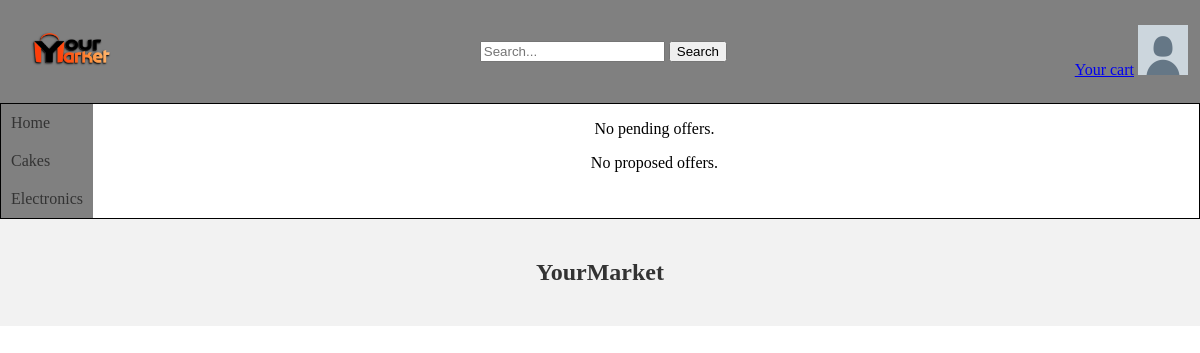
/negotiation.php (signed in), run on an earlier commit of the app's database.
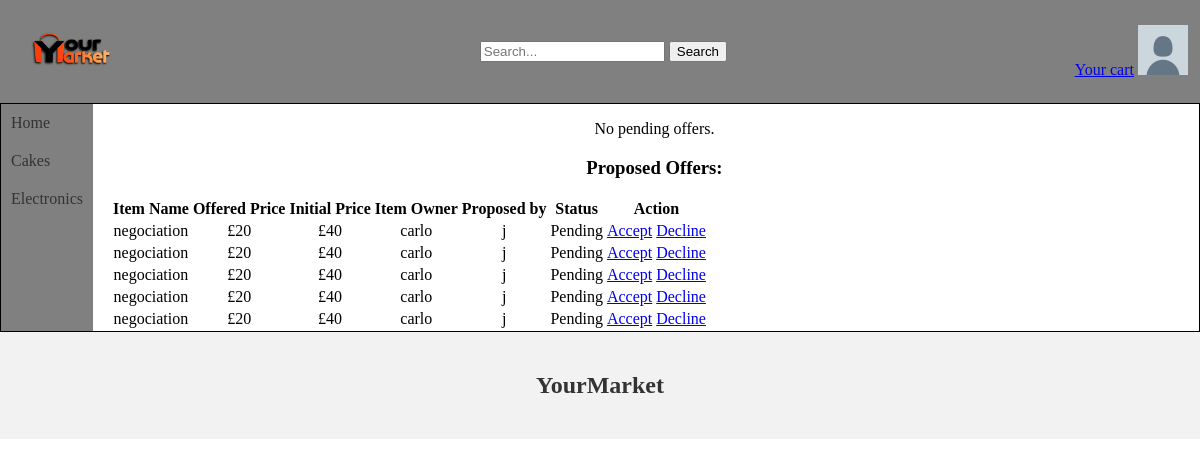
And on a later commit of the database.
### tables this page shows
CREATE TABLE IF NOT EXISTS `offers` (
  `offerId` int NOT NULL AUTO_INCREMENT,
  `itemId` int NOT NULL,
  `offerAmount` int NOT NULL,
  `offerTime` datetime NOT NULL,
  `validate` int NOT NULL DEFAULT '0',
  PRIMARY KEY (`offerId`)
);

CREATE TABLE IF NOT EXISTS `items` (
  `id` int NOT NULL AUTO_INCREMENT,
  `nameItem` varchar(200) NOT NULL,
  `descriptions` varchar(999) NOT NULL,
  `price` double NOT NULL,
  `categories` int NOT NULL,
  `sellType` int NOT NULL,
  `quantity` int NOT NULL DEFAULT '1',
  `available` tinyint(1) NOT NULL DEFAULT '1',
  `endDate` datetime DEFAULT NULL,
  PRIMARY KEY (`id`)
);

CREATE TABLE IF NOT EXISTS `sell` (
  `username` varchar(100) NOT NULL,
  `idItem` int NOT NULL,
  PRIMARY KEY (`username`,`idItem`),
  KEY `fk_sell_item` (`idItem`)
);

CREATE TABLE IF NOT EXISTS `make` (
  `username` varchar(100) NOT NULL,
  `offerId` int NOT NULL,
  `towardUsername` varchar(100) NOT NULL,
  PRIMARY KEY (`username`,`offerId`)
);

### negotiation.php (the view, shortened to what this page needs)
<!DOCTYPE html>
<html>
<head>
    <link rel="stylesheet" type="text/css" href="Constant/styles.css">
</head>
<body>
<head>
    <?php include('Constant/head.php'); ?>
</head>
<div class="page">
    <nav>
        <?php include('Constant/navbar.php'); ?>
    </nav>
    <div class="content">
        <?php
        global $conn;
        $username = $_SESSION["username"];
        $pendingOffersQuery = "SELECT o.offerId, o.itemId,i.nameItem, o.offerAmount, o.offerTime, i.price AS initialPrice ,r.username as itemOwner,o.validate
                              FROM offers AS o
                              INNER JOIN items AS i ON o.itemId = i.id
                              INNER JOIN make AS m ON o.offerId = m.offerId
                              inner join sell as r on r.idItem = i.id
                              WHERE m.username = '$username'";
        $pendingOffersResult = $conn->query($pendingOffersQuery);
        if ($pendingOffersResult->num_rows > 0) {
            echo "<h3>Offers made:</h3>";
            echo "<table>";
            echo "<tr><th>Item Name</th><th>Offered Price</th><th>Initial Price</th><th>Item Owner</th><th>Status</th></tr>";
            while ($row = $pendingOffersResult->fetch_assoc()) {
                echo "<tr>";
                echo "<td>" . $row["nameItem"] . "</td>";
                echo "<td>£" . $row["offerAmount"] . "</td>";
                echo "<td>£" . $row["initialPrice"] . "</td>";
                echo "<td>" . $row["itemOwner"] . "</td>";
                if($row["validate"]==0){
                    echo "<td>Pending</td>";
                }else if($row["validate"]==1){
                    echo "<td>Refused</td>";
                }else{
                    echo "<td>Validated</td>";
                }
            }
            echo "</table>";
        } else {
            echo "<p>No pending offers.</p>";
        }
        $proposedOffersQuery = "SELECT i.quantity,o.offerId, o.itemId,i.nameItem, o.offerAmount, o.offerTime, i.price AS initialPrice ,r.username as itemOwner,m.username as proposedBy,o.validate
                                FROM offers AS o
                                INNER JOIN items AS i ON o.itemId = i.id
                                INNER JOIN make AS m ON o.offerId = m.offerId
                                inner join sell as r on r.idItem = i.id
                                WHERE m.towardUsername = '$username' and validate=0";
        $proposedOffersResult = $conn->query($proposedOffersQuery);
        if ($proposedOffersResult->num_rows > 0) {
            echo "<h3>Proposed Offers:</h3>";
            echo "<table>";
            echo "<tr><th>Item Name</th><th>Offered Price</th><th>Initial Price</th><th>Item Owner</th><th>Proposed by</th><th>Status</th><th colspan=3>Action</th></tr>";
            while ($row = $proposedOffersResult->fetch_assoc()) {
                echo "<tr>";
                echo "<td>" . $row["nameItem"] . "</td>";
                echo "<td>£" . $row["offerAmount"] . "</td>";
                echo "<td>£" . $row["initialPrice"] . "</td>";
                echo "<td>" . $row["itemOwner"] . "</td>";
                echo "<td>" . $row["proposedBy"] . "</td>";
                echo "<td>Pending</td>";
                echo '<td>
                    <a href="' . $_SERVER['PHP_SELF'] . '?itemId='.$row["itemId"].'&quantity='.$row["quantity"].'&owner='.$row["itemOwner"].'&proposedBy='.$row["proposedBy"].'&offerId='.$row["offerId"].'">Accept</a>
                    </td>';
                echo '<td>
                    <a href="' . $_SERVER['PHP_SELF'] . '?offerIdDecline='.$row["offerId"].'">Decline</a>
                    </td>';
                echo "</tr>";
            }
            echo "</table>";
        } else {
            echo "<p>No proposed offers.</p>";
        }
        ?>
    </div>
</div>
<footer>
    <?php
    include('Constant/footer.php');
    ?>
</footer>
</body>
</html>

What changed in the data, as far as the page shows it:
added offers: itemId.nameItem "negociation", offerAmount "20", itemId.price "40", sell.username "carlo", make.username "j"
added offers: itemId.nameItem "negociation", offerAmount "20", itemId.price "40", sell.username "carlo", make.username "j"
added offers: itemId.nameItem "negociation", offerAmount "20", itemId.price "40", sell.username "carlo", make.username "j"
added offers: itemId.nameItem "negociation", offerAmount "20", itemId.price "40", sell.username "carlo", make.username "j"
added offers: itemId.nameItem "negociation", offerAmount "20", itemId.price "40", sell.username "carlo", make.username "j"
Also different on the page:
text no longer shown: "No proposed offers."
text now shown: "Proposed Offers: Item Name Offered Price Initial Price Item Owner Proposed by Status Action"
